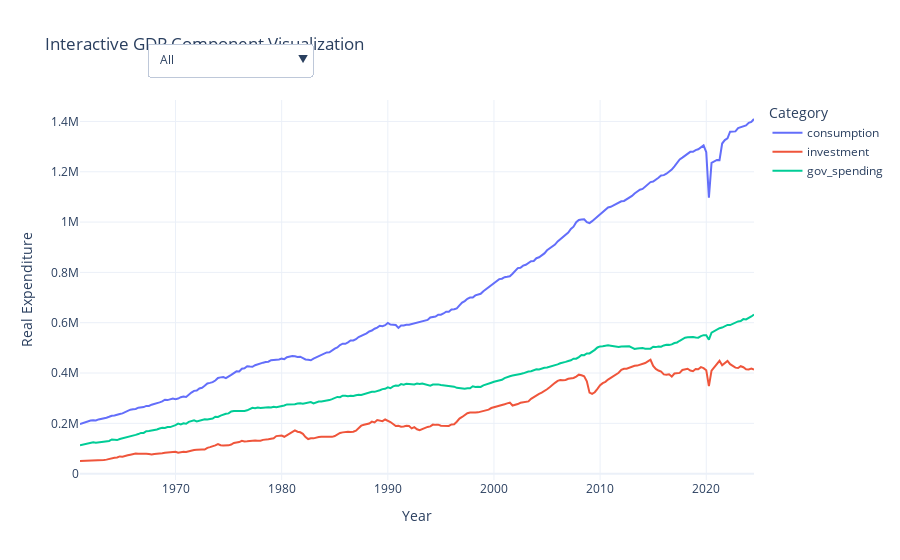

The cell this chart's notebook holds for it:
### Code cell
fig = px.line(GDP_long, 
              x="time", 
              y="Value", 
              color="Category", 
              title="Interactive GDP Component Visualization",
              labels={"Value": "Real Expenditure", "time": "Year"},
              template="plotly_white")


fig.update_layout(
    updatemenus=[{
        "buttons": [
            {
                "label": "All",
                "method": "update",
                "args": [
                    {"visible": [True, True, True]},
                    {"title": "All GDP Components"}
                ]
            },
            {
                "label": "Consumption",
                "method": "update",
                "args": [
                    {"visible": [True, False, False]},
                    {"title": "Household Consumption"}
                ]
            },
            {
                "label": "Investment",
                "method": "update",
                "args": [
                    {"visible": [False, True, False]},
                    {"title": "Business Investment"}
                ]
            },
            {
                "label": "Government Spending",
                "method": "update",
                "args": [
                    {"visible": [False, False, True]},
                    {"title": "Government Spending"}
                ]
            }
        ],
        "direction": "down",
        "showactive": True,
        "x": 0.1,
        "xanchor": "left",
        "y": 1.15,
        "yanchor": "top"
    }]
)


fig.show()

### Figure 1 — Plotly figure (JSON) as saved in the notebook; plotly's stock layout.template omitted (floating-point values rounded to 4 significant figures; data arrays with more than 128 entries replaced by an {"elided": "..."} marker saying what was removed)
{"data": [{"hovertemplate": "Category=consumption<br>Year=%{x}<br>Real Expenditure=%{y}<extra></extra>", "legendgroup": "consumption", "line": {"color": "#636efa", "dash": "solid"}, "marker": {"symbol": "circle"}, "mode": "lines", "name": "consumption", "orientation": "v", "showlegend": true, "type": "scatter", "x": {"elided": "255 str values"}, "xaxis": "x", "y": {"elided": "255 int values"}, "yaxis": "y"}, {"hovertemplate": "Category=investment<br>Year=%{x}<br>Real Expenditure=%{y}<extra></extra>", "legendgroup": "investment", "line": {"color": "#EF553B", "dash": "solid"}, "marker": {"symbol": "circle"}, "mode": "lines", "name": "investment", "orientation": "v", "showlegend": true, "type": "scatter", "x": {"elided": "255 str values"}, "xaxis": "x", "y": {"elided": "255 int values"}, "yaxis": "y"}, {"hovertemplate": "Category=gov_spending<br>Year=%{x}<br>Real Expenditure=%{y}<extra></extra>", "legendgroup": "gov_spending", "line": {"color": "#00cc96", "dash": "solid"}, "marker": {"symbol": "circle"}, "mode": "lines", "name": "gov_spending", "orientation": "v", "showlegend": true, "type": "scatter", "x": {"elided": "255 str values"}, "xaxis": "x", "y": {"elided": "255 int values"}, "yaxis": "y"}], "layout": {"legend": {"title": {"text": "Category"}, "tracegroupgap": 0}, "title": {"text": "Interactive GDP Component Visualization"}, "updatemenus": [{"buttons": [{"args": [{"visible": [true, true, true]}, {"title": "All GDP Components"}], "label": "All", "method": "update"}, {"args": [{"visible": [true, false, false]}, {"title": "Household Consumption"}], "label": "Consumption", "method": "update"}, {"args": [{"visible": [false, true, false]}, {"title": "Business Investment"}], "label": "Investment", "method": "update"}, {"args": [{"visible": [false, false, true]}, {"title": "Government Spending"}], "label": "Government Spending", "method": "update"}], "direction": "down", "showactive": true, "x": 0.1, "xanchor": "left", "y": 1.15, "yanchor": "top"}], "xaxis": {"anchor": "y", "domain": [0, 1], "title": {"text": "Year"}}, "yaxis": {"anchor": "x", "domain": [0, 1], "title": {"text": "Real Expenditure"}}}}
